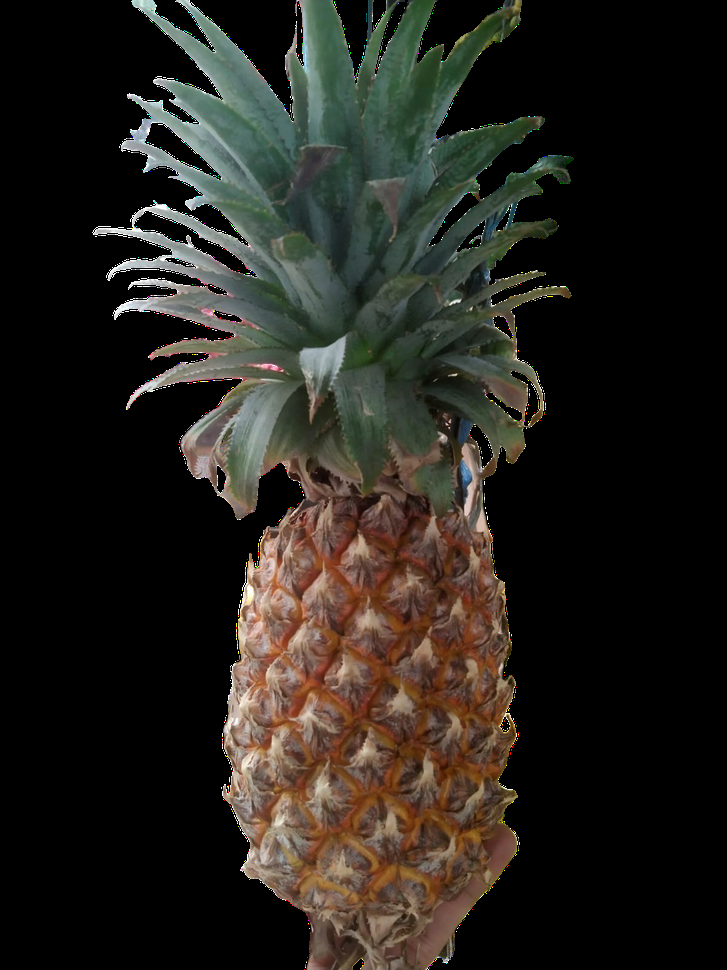
#> input picture Project UAS PCD/Nanas.png, 727 x 970 px, shrunk from 1200 x 1600 before the run
$ jupyter execute 'Deteksi Daun.ipynb'
#> lines starting #> are read from the running program, lines starting #| are printed output that depends on the picture; after the words box and inside, x2 and y2 are one past the last pixel; in counts of white or black regions, pixels touching at a corner belong together
## Import Library

[cell 1]
import cv2
import numpy as np
import matplotlib.pyplot as plt
import os
#202331066_M.Kahlil Ghibran

## Membaca Gambar

[cell 2]
nanas = cv2.imread("Nanas.png")
#> nanas is the input picture: shape (970, 727, 3); mean B, G, R 28.2, 34, 36.8
nanas_asli = cv2.imread("Foto Nanas.jpg")
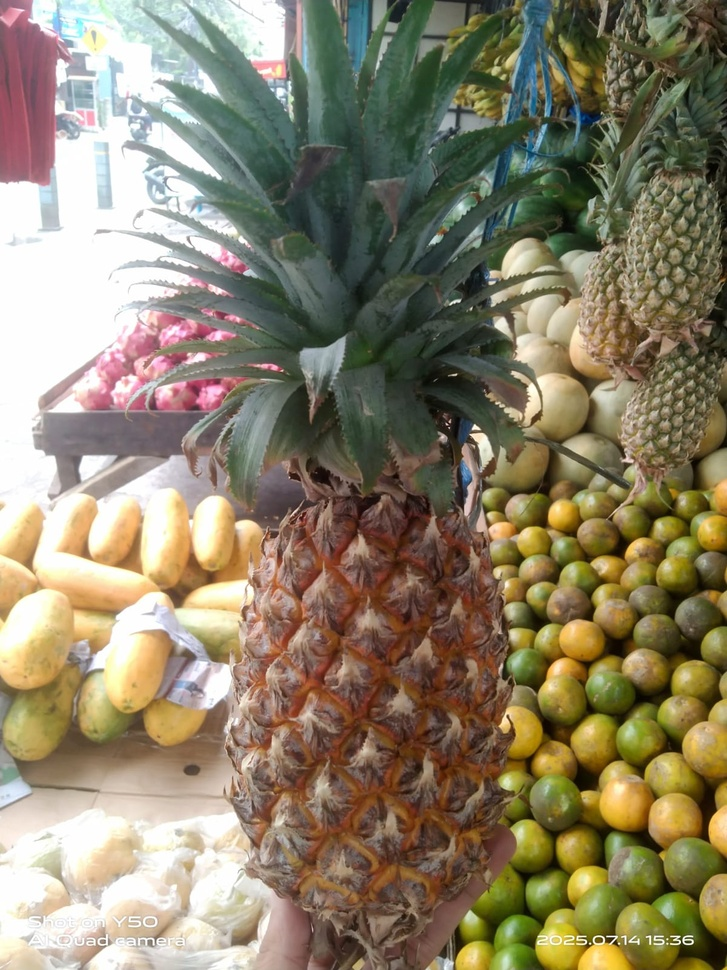
#> input picture Project UAS PCD/Foto Nanas.jpg, 727 x 970 px, shrunk from 1200 x 1600 before the run
#> nanas_asli is the input picture: shape (970, 727, 3); mean B, G, R 105.3, 129.9, 139.8
#202331066_M.Kahlil Ghibran

[cell 3]
nanas_asli_rgb = cv2.cvtColor(nanas_asli, cv2.COLOR_BGR2RGB)

plt.imshow(nanas_asli_rgb)
plt.title("Gambar Asli Nanas Sebelum di Edit")
plt.axis('off')
plt.show()
#202331066_M.Kahlil Ghibran

[cell 4]
nanas_rgb = cv2.cvtColor(nanas, cv2.COLOR_BGR2RGB)

plt.imshow(nanas_rgb)
plt.title("Gambar Asli Nanas")
plt.axis('off')
plt.show()
#202331066_M.Kahlil Ghibran

[cell 5]
hsv_image = cv2.cvtColor(nanas, cv2.COLOR_BGR2HSV)
#> hsv_image: shape (970, 727, 3); mean H, S, V 14.7, 33.5, 40
#202331066_M.Kahlil Ghibran

[cell 6]
#Membuat Mask untuk Buah Nanas
lower_buah = np.array([10, 100, 50])
upper_buah = np.array([25, 255, 255])

mask_buah = cv2.inRange(hsv_image, lower_buah, upper_buah)
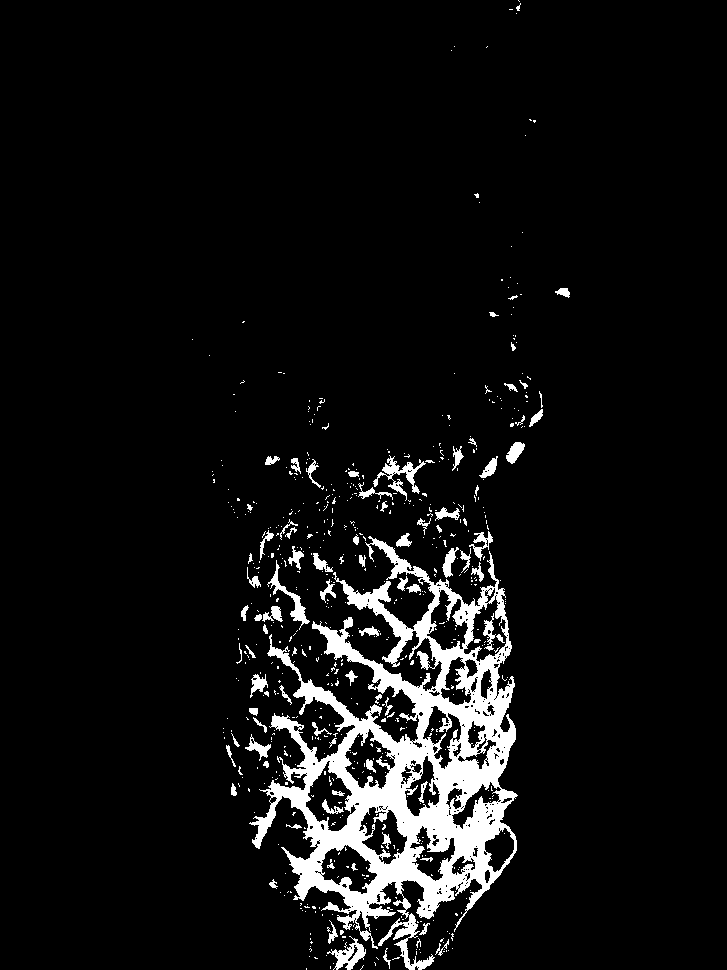
#> mask_buah: shape (970, 727); 6.6% white; 632 white regions (546 under 20 px), largest, box (x1, y1, x2, y2) and area: (249, 536, 518, 970) 36976, (373, 455, 426, 501) 648, (327, 936, 366, 970) 513

#Membuat Mask untuk Daun
lower_daun = np.array([35, 40, 40])
upper_daun = np.array([85, 255, 255])

mask_daun = cv2.inRange(hsv_image, lower_daun, upper_daun)
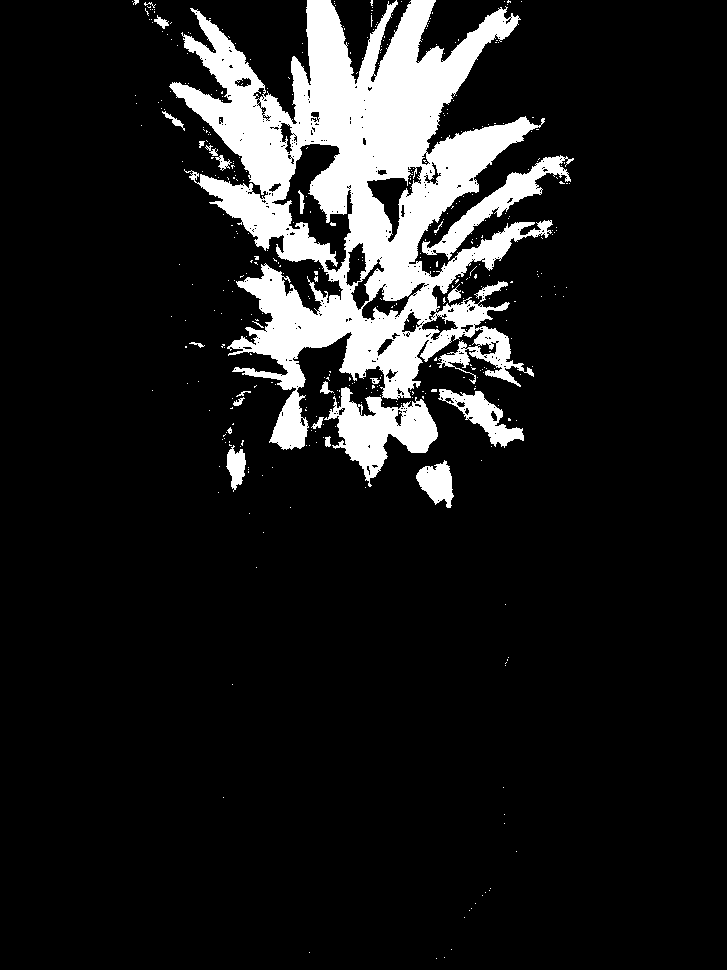
#> mask_daun: shape (970, 727); 11.6% white; 418 white regions (395 under 20 px), largest, box (x1, y1, x2, y2) and area: (169, 0, 553, 450) 68530, (324, 387, 438, 487) 4934, (422, 155, 574, 260) 3079

print("Mask untuk buah dan daun berhasil dibuat.")
#202331066_M.Kahlil Ghibran

[cell 7]
segmentasi_buah = cv2.bitwise_and(nanas_rgb, nanas_rgb, mask=mask_buah)
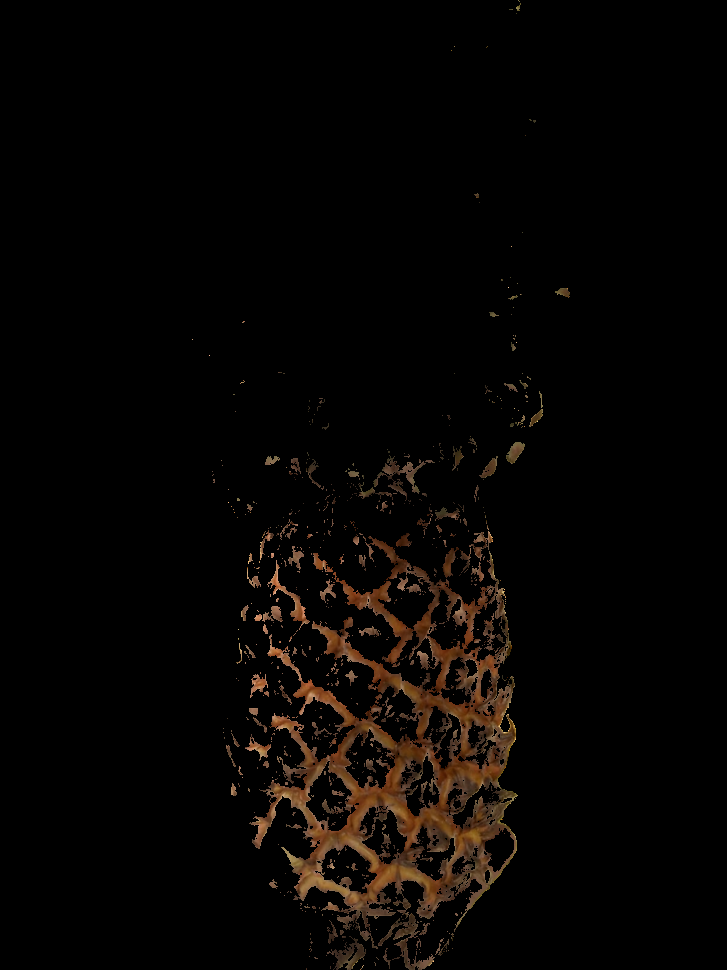
#> segmentasi_buah: shape (970, 727, 3); mean R, G, B 7.1, 4.6, 2.8
segmentasi_daun = cv2.bitwise_and(nanas_rgb, nanas_rgb, mask=mask_daun)
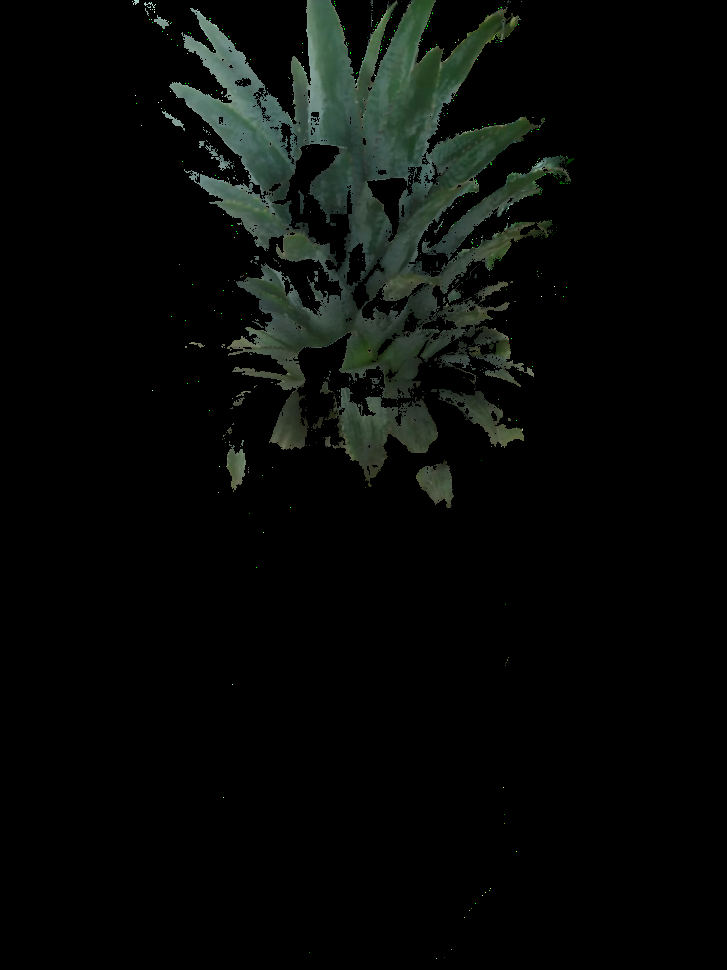
#> segmentasi_daun: shape (970, 727, 3); mean R, G, B 7.1, 9.5, 7.6
#202331066_M.Kahlil Ghibran

[cell 8]
fig, axs = plt.subplots(2,2, figsize = (10,10))
ax = axs.ravel()
plt.suptitle("Hasil Deteksi Daun dan Buah Nanas", fontsize=16)

axs[0,0].imshow(nanas_rgb)
axs[0,0].set_title("1. Gambar Asli")

axs[0,1].imshow(mask_buah, cmap='gray')
axs[0,1].set_title("2. Mask Buah (Nanas)")

axs[1,0].imshow(segmentasi_buah)
axs[1,0].set_title("3. Segmentasi Buah (Nanas)")

axs[1,1].imshow(segmentasi_daun)
axs[1,1].set_title("4. Segmentasi Daun")

plt.show()
#202331066_M.Kahlil Ghibran
